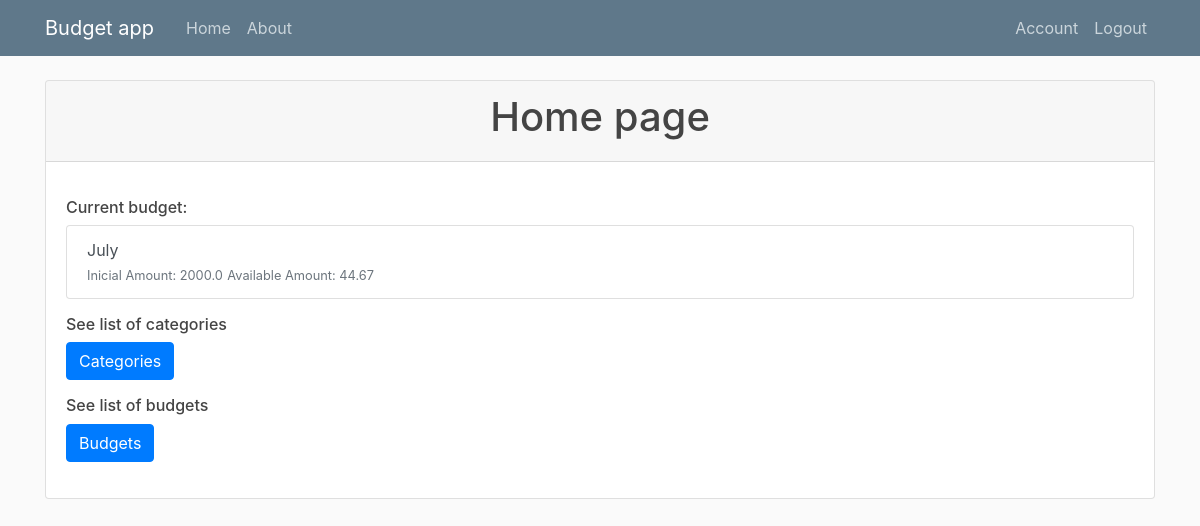
Screenshot of / (signed in) with the database file from the repository.
### budget_app/models.py (models this page shows, shortened)
class Budget(db.Model):
    id  = db.Column(db.Integer,primary_key=True)
    name = db.Column(db.String)
    inicial_amount = db.Column(db.Float)
    saving_amount = db.Column(db.Float,nullable=True,default=0)
    available_amount = db.Column(db.Float,nullable=True,default=0)
    user_id = db.Column(db.Integer,db.ForeignKey('user.id'),nullable=False)

### budget_app/routes.py (the view)
@app.route('/home')
@app.route('/')
def home():
    budget = Budget.query.first()
    return render_template('home.html',budget=budget)

### budget_app/models.py (called while the page is built)
@login_manager.user_loader
def load_user(user_id):
    return User.query.get(int(user_id))

### budget_app/templates/home.html
{% extends "layout.html" %}
{% block content %}
<div class="card">
    <div class="card-header text-center">
        <h1>Home page</h1>
    </div>
    <div class="card-body">
        <div class="mt-3 mb-3">
            <h6>Current budget:</h6>
            <div class="list-group">
                <a href="{{ url_for('budget',budget_id=budget.id) }}" class="list-group-item list-group-item-action">
                    <div>
                        {{ budget.name }}
                    </div>
                    <small class="text-muted">Inicial Amount: {{(budget.inicial_amount | round(2))}}</small>
                    <small class="text-muted">Available Amount: {{(budget.available_amount | round(2))}}</small>
                </a>
            </div>
        </div>
        <div class="mt-3 mb-3">
            <h6> See list of categories</h6>
            <a class="btn btn-primary" role="button" href="{{ url_for('categories') }}">Categories</a>
        </div>
        <div class="mt-3 mb-3">
            <h6>See list of budgets</h6>
            <a class="btn btn-primary" role="button" href="{{ url_for('budgets') }}">Budgets</a>
        </div>
    </div>
</div>
{% endblock %}

### budget_app/static/main.css (style rules this page uses)
body { background: #fafafa; color: #333333; margin-top: 5rem; }
h1, h2, h3, h4, h5, h6 { color: #444444; }

### rows the page displays
Budget: name "July", inicial_amount "2000.0", available_amount "44.67"
